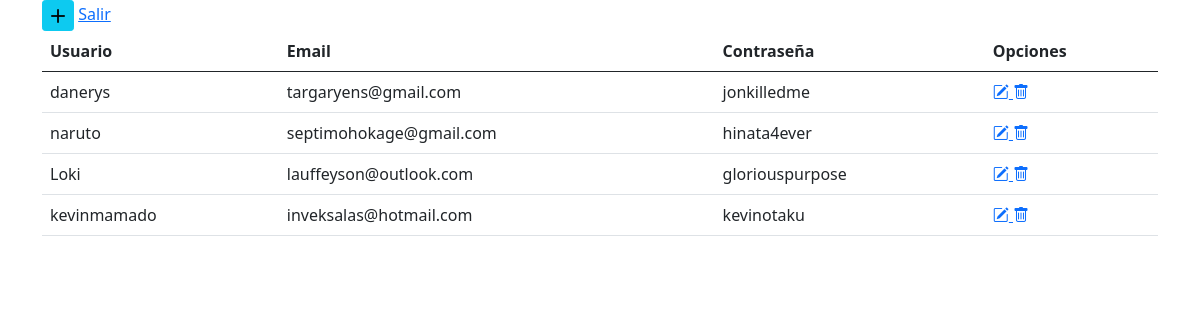
/php/usuarios.php, run on the app's committed database.
### tables this page shows
CREATE TABLE IF NOT EXISTS `user` (
  `Id` int(11) NOT NULL AUTO_INCREMENT,
  `Usuario` varchar(30) NOT NULL,
  `Contrasena` varchar(130) NOT NULL,
  `correo` varchar(130) NOT NULL,
  PRIMARY KEY (`Id`)
);

### php/usuarios.php (the view, shortened to what this page needs)
<!DOCTYPE html>
<html lang="en">
<head>
    <link rel="stylesheet" href="https://cdn.jsdelivr.net/npm/bootstrap@5.0.2/dist/css/bootstrap.min.css"
>
    <link rel="stylesheet" href="https://cdn.jsdelivr.net/npm/bootstrap-icons@1.5.0/font/bootstrap-icons.css"
>
</head>
<body>
    <div class="container">
    <div class="float-right"> <a class="btn btn-info btn-sm float-right" href="registro.php"><i class="bi bi-plus-lg"> </i></a>
    <a href="../Index.php">Salir</a>
   </div>
<table class="table">
    <thead>
        <tr>
            <th>Usuario</th>
            <th>Email</th>
            <th>Contraseña</th>
            <th>Opciones</th>
        </tr>
    </thead>
    <tbody>
    <?php
    include 'conexion.php';
    $sql="SELECT * FROM user";
    $resultado=mysqli_query($conexio,$sql);
while($row=mysqli_fetch_array($resultado)){
    ?>
    <tr>
        <td><?php echo $row['Usuario'];?> </td>
        <td><?php echo $row['correo'];?></td>
        <td><?php echo $row['Contrasena'];?></td>
        <td><a href="editar.php?id=<?php echo $row['Id']?>"> <i class="bi bi-pencil-square"></i>  </a>
        <a href="eliminar.php?id=<?php echo $row['Id']?>"> <i class="bi bi-trash"></i> </a> </td>
    </tr>
    <?php }?>
    </tbody>
</table>
</div>
</body>
</html>

### data on the page
user: Usuario "danerys", correo "targaryens@gmail.com", Contrasena "jonkilledme"
user: Usuario "naruto", correo "septimohokage@gmail.com", Contrasena "hinata4ever"
user: Usuario "Loki", correo "lauffeyson@outlook.com", Contrasena "gloriouspurpose"
user: Usuario "kevinmamado", correo "inveksalas@hotmail.com", Contrasena "kevinotaku"
